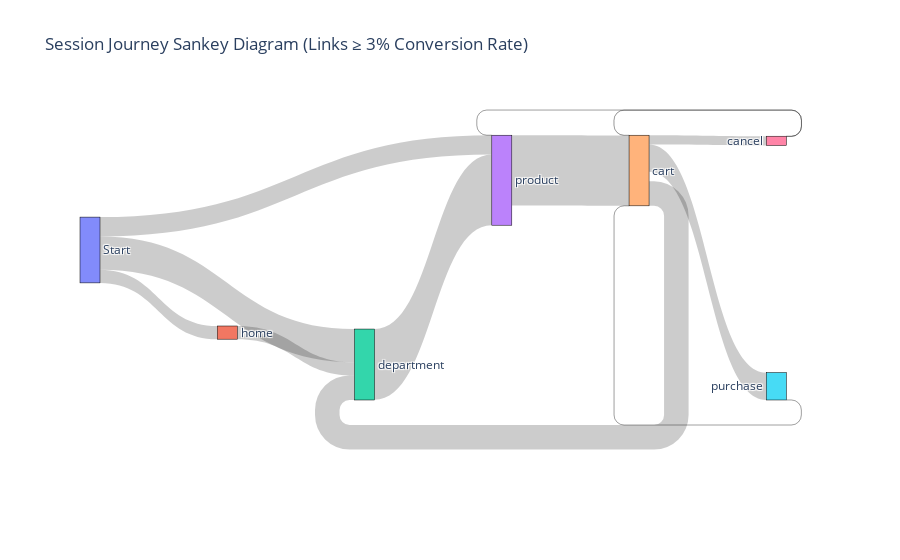

Notebook code for this chart:
### Code cell
journeys = dat[dat['date'] >= dt.date(2023, 1, 1)]['event_sequence']

desired_order = ['Start', 'home', 'department', 'product', 'cart', 'purchase', 'cancel']

transitions = Counter()
for journey in journeys:
    journey = list(journey)
    transitions[('Start', journey[0])] += 1
    for a, b in zip(journey[:-1], journey[1:]):
        transitions[(a, b)] += 1

# Calculate base counts for each source node
base_counts = Counter()
for (a, b), v in transitions.items():
    base_counts[a] += v

# Filter links by conversion rate threshold (e.g., 3%)
MIN_CONV_RATE = 1.0 
filtered_transitions = {}
for (a, b), v in transitions.items():
    conv_rate = v / base_counts[a] * 100
    if conv_rate >= MIN_CONV_RATE:
        filtered_transitions[(a, b)] = v

# Only keep nodes that are in the desired order and present in filtered_transitions
present_nodes = set()
for a, b in filtered_transitions:
    present_nodes.add(a)
    present_nodes.add(b)
unique_labels = [label for label in desired_order if label in present_nodes]

label_idx = {label: i for i, label in enumerate(unique_labels)}

# Prepare source, target, value, and custom_labels lists
source = []
target = []
value = []
custom_labels = []

for (a, b), v in filtered_transitions.items():
    if a in label_idx and b in label_idx:
        source.append(label_idx[a])
        target.append(label_idx[b])
        value.append(v)
        base = base_counts[a]
        if base > 0:
            rate = v / base * 100
            custom_labels.append(f"{a} → {b}<br>{v} ({rate:.1f}%)")
        else:
            custom_labels.append(f"{a} → {b}<br>{v}")

fig = go.Figure(go.Sankey(
    node=dict(
        pad=15,
        thickness=20,
        line=dict(color="black", width=0.5),
        label=unique_labels
    ),
    link=dict(
        source=source,
        target=target,
        value=value,
        label=custom_labels
    )
))

fig.update_layout(title_text="Session Journey Sankey Diagram (Links ≥ 3% Conversion Rate)", font_size=12)
fig.show()

### Figure 1 — Plotly figure (JSON) as saved in the notebook; plotly's stock layout.template omitted (floating-point values rounded to 4 significant figures)
{"data": [{"link": {"label": ["Start → home<br>66216 (20.0%)", "home → department<br>66046 (99.5%)", "department → product<br>354634 (99.0%)", "purchase → cart<br>221 (99.1%)", "cart → department<br>123132 (39.7%)", "cart → cancel<br>46339 (14.9%)", "cancel → product<br>23 (2.7%)", "product → cart<br>353384 (98.6%)", "cart → purchase<br>137556 (44.4%)", "Start → product<br>97092 (29.3%)", "Start → department<br>166897 (50.4%)", "cancel → cart<br>837 (97.3%)"], "source": [0, 1, 2, 5, 4, 4, 6, 3, 4, 0, 0, 6], "target": [1, 2, 3, 4, 2, 6, 3, 4, 5, 3, 2, 4], "value": [66216, 66046, 354634, 221, 123132, 46339, 23, 353384, 137556, 97092, 166897, 837]}, "node": {"label": ["Start", "home", "department", "product", "cart", "purchase", "cancel"], "line": {"color": "black", "width": 0.5}, "pad": 15, "thickness": 20}, "type": "sankey"}], "layout": {"font": {"size": 12}, "title": {"text": "Session Journey Sankey Diagram (Links ≥ 3% Conversion Rate)"}}}
